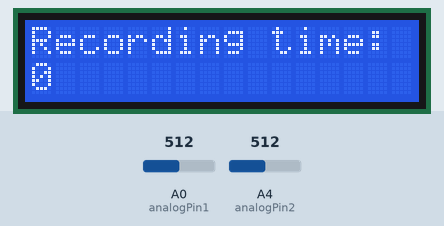
Bench run of a sketch on a simulated Arduino Uno, built with avr-gcc and run on an emulated ATmega328P. Parts: 16×2 character LCD. The inputs (shaded band) are chosen by the test bench; at power-on: A0 (analogPin1) = 512, A4 (analogPin2) = 512. What the sketch prints to the serial monitor is not drawn.

Above: at 0.1 s.
At 1.2 s:
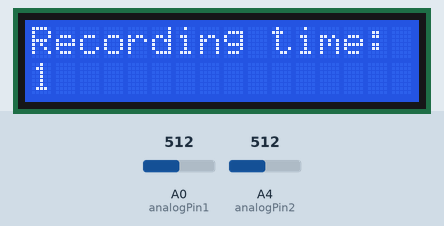
1.3 s: A0 (analogPin1) set to 110
At 2.4 s:
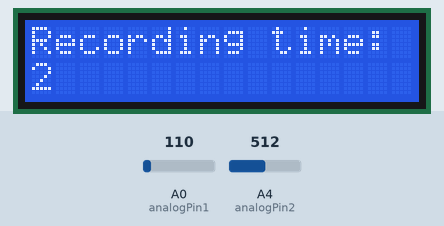
4.3 s: A0 (analogPin1) set to 95
6.5 s: A4 (analogPin2) set to 106
8.5 s: A4 (analogPin2) set to 93
Timing chart, 0 to 11.5 s (numbered marks = the images above; inputs shaded):
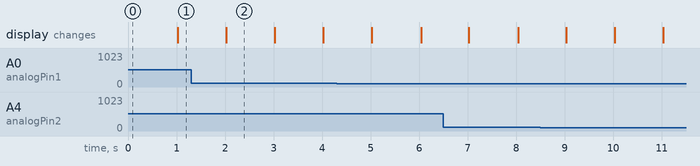

Measured:
- what the display in image 2 shows lasts 1.0 s, from 2.0 s to 3.0 s

The sketch:

read_analog_wave.ino
```cpp
/*
  AnalogReadSerial

 testing program by Xiyuan Li

 @ Western University Physics and Astronomy

*/


/*
 * For LCD Display
  LiquidCrystal Library

 This sketch prints "Recording time:" to the LCD
 and shows the time.

  The circuit:
 * LCD RS pin to digital pin 12
 * LCD Enable pin to digital pin 11
 * LCD D4 pin to digital pin 5
 * LCD D5 pin to digital pin 4
 * LCD D6 pin to digital pin 3
 * LCD D7 pin to digital pin 2
 * LCD R/W pin to ground
 * LCD VSS pin to ground
 * LCD VCC pin to 5V
 * 10K resistor:
 * ends to +5V and ground
 * wiper to LCD VO pin (pin 3)

 Library originally added 18 Apr 2008
 by David A. Mellis
 library modified 5 Jul 2009
 by Limor Fried (http://www.ladyada.net)
 example added 9 Jul 2009
 by Tom Igoe
 modified 22 Nov 2010
 by Tom Igoe
 modified 7 Nov 2016
 by Arturo Guadalupi
 modified 14 Jun 2019
 by Xiyuan Li

 This original example code is in the public domain.

 http://www.arduino.cc/en/Tutorial/LiquidCrystalHelloWorld

*/


// include the library code:
#include <LiquidCrystal.h>
#include <SPI.h>

// initialize the library by associating any needed LCD interface pin
// with the arduino pin number it is connected to
const int rs = 12, en = 11, d4 = 5, d5 = 4, d6 = 3, d7 = 2;
LiquidCrystal lcd(rs, en, d4, d5, d6, d7);

// Set up port and SD card
void setup() {

  // initialize serial communication at 9600 bits per second:
  Serial.begin(9600);

  // set up the LCD's number of columns and rows:

  lcd.begin(16, 2);
  // Print a message to the LCD.
  lcd.print("Recording time:");

}

void loop() {

  /*LCD
   *
   */
  // set the cursor to column 0, line 1
  // (note: line 1 is the second row, since counting begins with 0):
  lcd.setCursor(0, 1);
  // print the number of seconds since reset:
  lcd.print(millis() / 1000);

  /*probe1
   *
   */

  // Generate data information string for probe1
  // Note probe1 should be connected to analog input pin A0
  String probe1String = "";
  int analogPin1 = 0;
  int sensor1 = analogRead(analogPin1);
  probe1String = String(sensor1) + " sensor1";

  Serial.println(probe1String);

 /*probe2
   *
   */

  // Generate data information string for probe2
  // Note probe2 should be connected to analog input pin A4
  String probe2String = "";
  int analogPin2 = 4;
  int sensor2 = analogRead(analogPin2);
  probe2String = String(sensor2) + " sensor2";

  Serial.println(probe2String);

  // Delay for 10 ms for stability
  delay(10);
}
```
